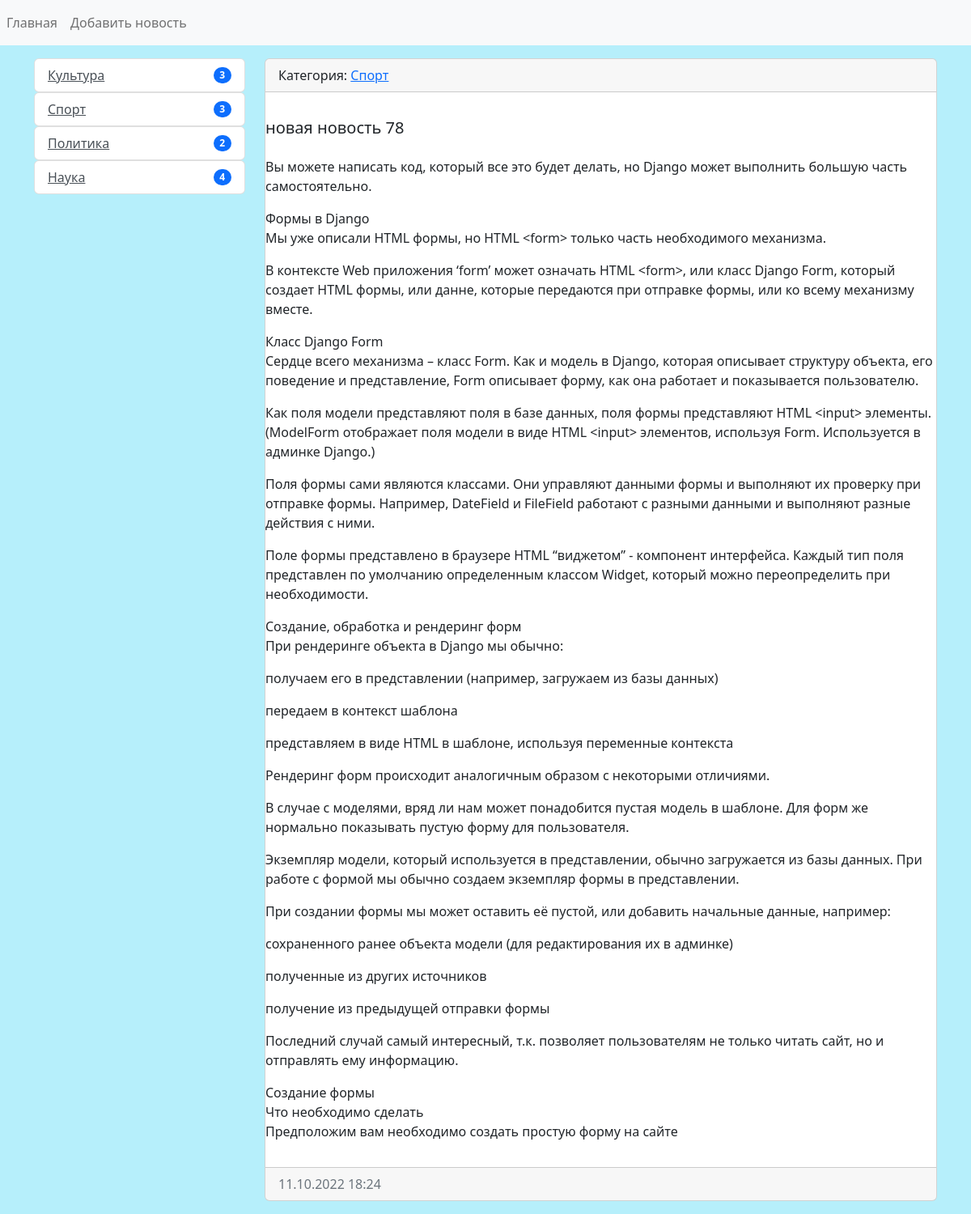
The app's page /news/13/ with its own data.
### news/models.py (models this page shows, shortened)
class Category(models.Model):
    title = models.CharField(
        max_length=150, db_index=True,
        verbose_name='Название категории'
    )
    def get_absolute_url(self):
        return reverse(
            'category',
            kwargs={"category_id": self.pk, }
        )
    def __str__(self):
        return self.title
    class Meta:
        verbose_name = 'Категория'
        verbose_name_plural = 'Категории'
        ordering = ['title']

class News(models.Model):
    title = models.CharField(max_length=150, verbose_name='Название')
    content = models.TextField(blank=True, verbose_name='Описание')
    created_at = models.DateTimeField(auto_now_add=True, verbose_name='Время создания')
    update_at = models.DateTimeField(auto_now=True, verbose_name='Время обновления')
    photo = models.ImageField(upload_to='photos/%Y/%m/%d/', verbose_name='Фото', blank=True)
    is_published = models.BooleanField(default=True, verbose_name='Опубликовано')
    category = models.ForeignKey('Category', on_delete=models.PROTECT, verbose_name='Категория',
                                 )
    views = models.IntegerField(default=0)
    class Meta:
        verbose_name = 'Новость'
        verbose_name_plural = 'Новости'
        ordering = ['-created_at', '-title']

### news/views.py (the view)
# urls.py: path('news/<int:pk>/', ViewNews.as_view(), name='view_news'),
class ViewNews(DetailView):
    model = News
    template_name = 'news/view_news.html'
    context_object_name = 'news_item'

### news/templatetags/news_tags.py (called while the page is built)
@register.inclusion_tag('news/list_categories.html')
def show_categories():
    categories = Category.objects.annotate(cnt=Count('news')).filter(cnt__gt=0)
    return {"categories": categories, }

### news/templates/news/view_news.html (shortened to what this page needs)
{% extends 'base.html' %}
{% block sidebar %}
{% include 'inc/_sidebar.html' %}
{% endblock %}
{% block content %}
    <div class="card mb-3">
        <div class="card-header">
            Категория: <a href="{{ news_item.category.get_absolute_url }}">{{ news_item.category }}</a>
        </div>
        <div class="card-body">
        </div>
             <h5 class="card-title">{{ news_item.title }}</h5>
             <p class="card-text">{{ news_item.content|linebreaks}}</p>
        <div class="card-footer text-muted">
            {{ news_item.created_at|date:"d.m.Y H:i" }}
        </div>
    </div>
{% endblock %}

### news/templates/news/list_categories.html
<div class="list-group">
    {% for item in categories %}
    <ul class="list-group">
        <li class="list-group-item d-flex justify-content-between align-items-center">
            <a href="{{ item.get_absolute_url }}" class="list-group-item-action">{{ item.title }}</a>
            <span class="badge bg-primary rounded-pill">{{ item.cnt }}</span>
        </li>
    </ul>
    {% endfor %}
</div>

### djangoProject/static/css/style.css (style rules this page uses)
body { background-color: #b6effb; }

### records on screen
Category: title "Культура", cnt "3"
Category: title "Спорт", cnt "3"
Category: title "Политика", cnt "2"
Category: title "Наука", cnt "4"
News: category "Спорт", title "новая новость 78", content "Вы можете написать код, который все это будет делать, но Django может выполнить большую часть самостоятельно. Формы в Django Мы уже описали HTML формы, но HTML <form> только часть необходимого механизма. В контексте Web приложения ‘form’ может означать HTML <form>, или класс Django Form, который создает HTML формы, или данне, которые передаются при отправке формы, или ко всему механизму вместе. Класс Django Form Сердце всего механизма – класс Form. Как и модель в Django, которая описывает структуру объекта, его поведение и представление, Form описывает форму, как она работает и показывается пользователю. Как поля модели представляют поля в базе данных, поля формы представляют HTML <input>…", created_at "11.10.2022 18:24"
